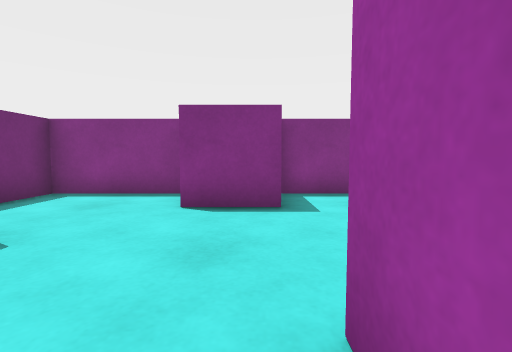
[1] (above)

12 first-person views from a walk through a scene from a Unity 3-D project. The camera is 0.51 m above the floor, tilts 4° down and sees 85° across. The floor is counted in squares, 0.5 m on a side. Each view is taken from the middle of a square. On the plan, view 1 faces up. The plan holds only what a view shows up to about 11 squares ahead; the rest is blank. The player is left out.

[2]
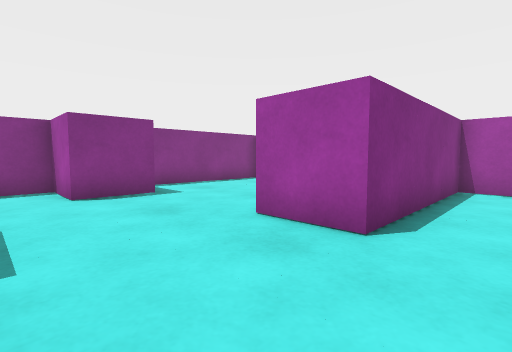

[3]
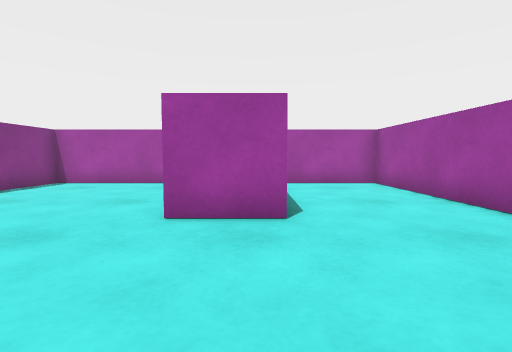

[4]
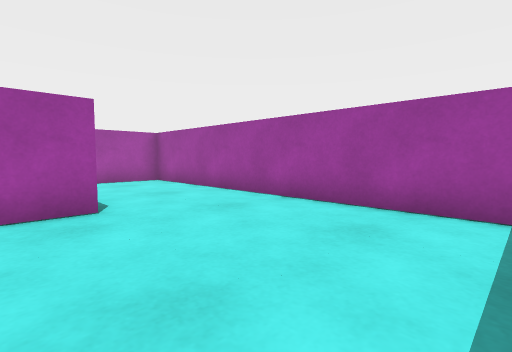

[5]
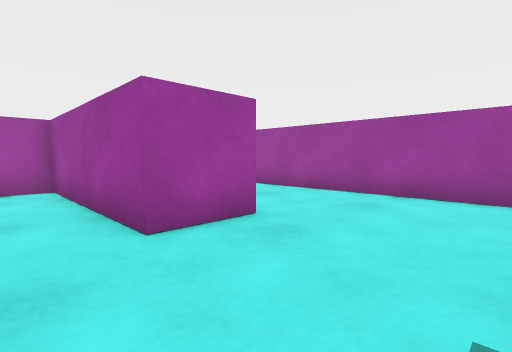

[6]
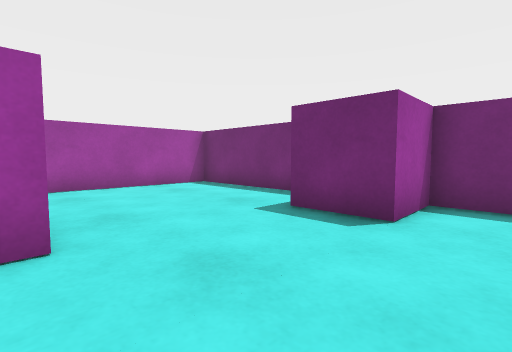

[7]
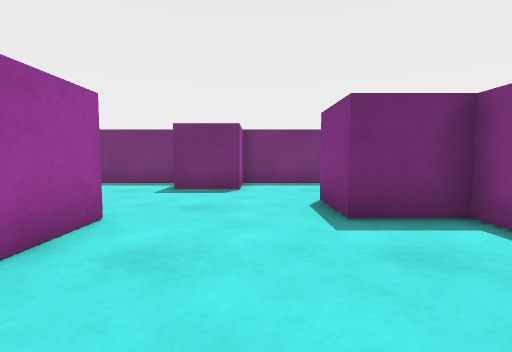

[8]
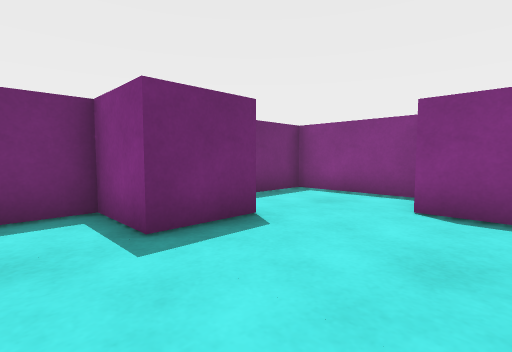

[9]
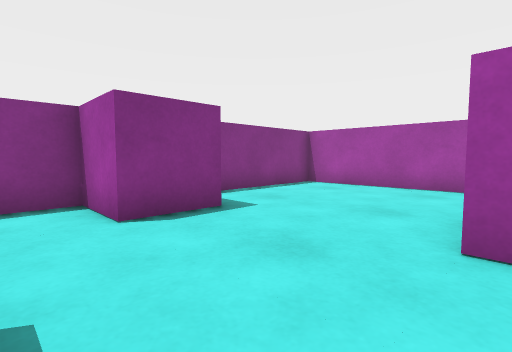

[10]
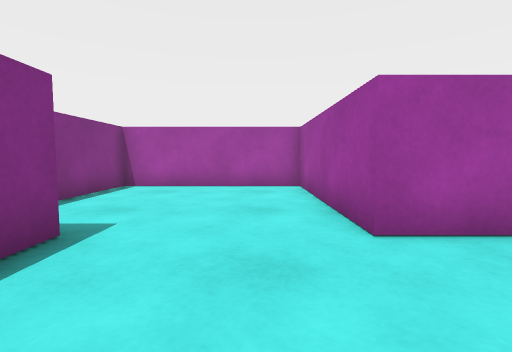

[11]
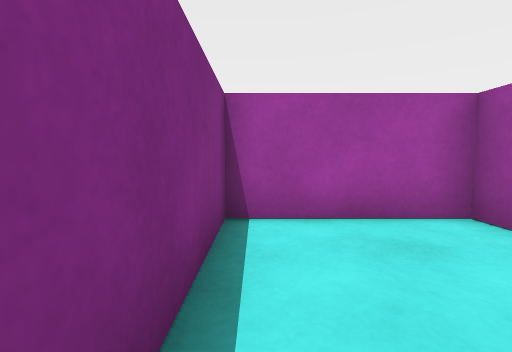

[12]
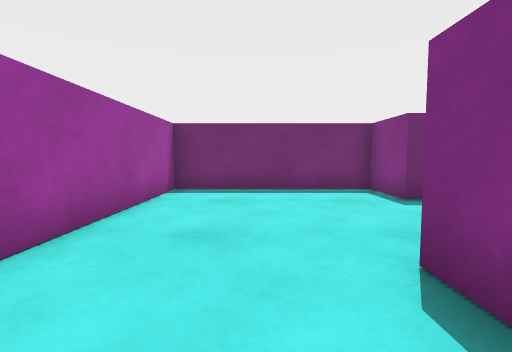

### Floor plan
Points are (right, up) in squares from view 1. A wall is a line through its corners. A room is listed if a view was taken in it or the views show most of it. See-through windows are left out.
Room 1 (views 1, 2, 3, 4, 5, 6, 7, 8, 9, 10, 11, 12)
walls: (0.5, 1.5) (6.5, 1.5) (6.5, 7.5) (0.5, 7.5) (0.5, 5.5) (-1.5, 5.5) (-1.5, 7.5) (-5.5, 7.5) (-5.5, 3.5) (-3.5, 3.5) (-3.5, 1.5) (-5.5, 1.5) (-5.5, -4.5) (6.5, -4.5) (6.5, -0.5) (0.5, -0.5) (0.5, 1.5)

Positions as (right, up) in squares from view 1, and headings:
1: (0, 0), facing up
2: (-3, -2), facing up-right
3: (-4, 0), facing right
4: (-5, 1), facing down-right
5: (-3, 3), facing down-right
6: (1, 5), facing down-left
7: (5, 4), facing left
8: (0, 0), facing up-left
9: (-3, 1), facing up-right
10: (-3, 3), facing right
11: (2, -1), facing right
12: (3, -2), facing left
